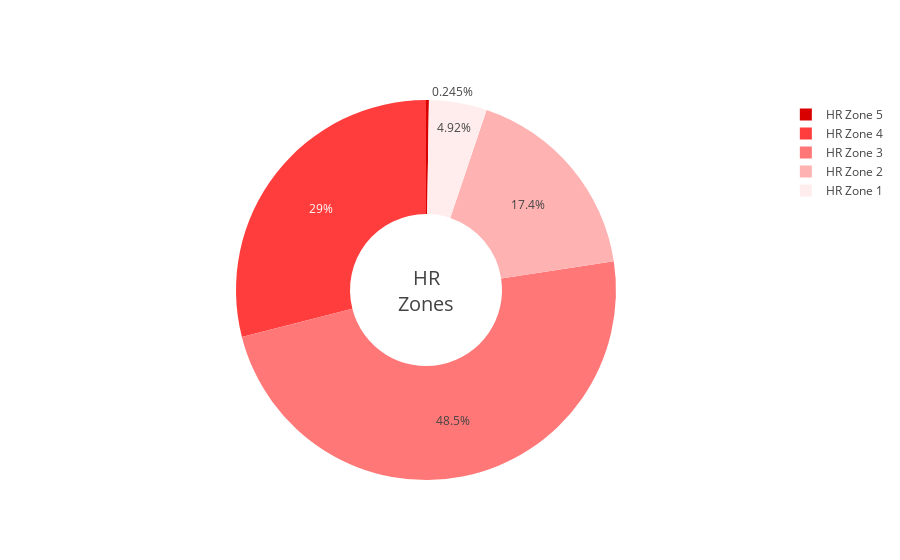

This figure's notebook cell:
### Code cell
# Plot the fraction of time spend in various HR zones
zones = pd.melt(sessions, id_vars=["start_time"], value_vars=["time_in_hr_zone1", 
                                                              "time_in_hr_zone2", 
                                                              "time_in_hr_zone3",
                                                              "time_in_hr_zone4",
                                                              "time_in_hr_zone5"])


zgpby = zones.groupby(by="variable").value.sum()
zgpby = zgpby/zgpby.sum()
zgpby = zgpby.sort_index(ascending=False)
colors = ["#d90000", "#ff3d3d", "#ff7777", "#ffb2b2", "#ffeded"]

# Rename hr zone values
zgpby = zgpby.rename(lambda x: x.replace("time_in_hr_zone", "HR Zone ") ,axis="index")

trace = go.Pie(
    values = zgpby,
    labels = zgpby.index,
    name = "HR Zones",
    hoverinfo = "label+name+percent",
    hole = .4 ,
    marker = dict(colors=colors),
    sort = False
)

layout = go.Layout(
    annotations = [dict(
        font={"size": 20},
        showarrow=False,
        text="HR<br>Zones",
        x=.5,
        y=.5
    )]
)

data = [trace]

fig = go.Figure(data=data, layout=layout)
py.iplot(fig, filename="hr_zones")

### Figure 1 — Plotly figure (JSON) as saved in the notebook; plotly's stock layout.template omitted (floating-point values rounded to 4 significant figures)
{"data": [{"hole": 0.4, "hoverinfo": "label+name+percent", "labels": ["HR Zone 5", "HR Zone 4", "HR Zone 3", "HR Zone 2", "HR Zone 1"], "marker": {"colors": ["#d90000", "#ff3d3d", "#ff7777", "#ffb2b2", "#ffeded"]}, "name": "HR Zones", "sort": false, "type": "pie", "uid": "e4fa289e-8650-11e8-b52c-dca904908257", "values": [0.002455, 0.2897, 0.4846, 0.1741, 0.04921]}], "layout": {"annotations": [{"font": {"size": 20}, "showarrow": false, "text": "HR<br>Zones", "x": 0.5, "y": 0.5}]}}
